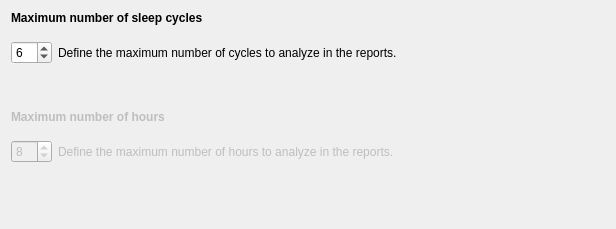
<?xml version="1.0" encoding="UTF-8"?>
<ui version="4.0">
 <class>HoursCyclesStep</class>
 <widget class="QWidget" name="HoursCyclesStep">
  <property name="geometry">
   <rect>
    <x>0</x>
    <y>0</y>
    <width>616</width>
    <height>229</height>
   </rect>
  </property>
  <property name="windowTitle">
   <string/>
  </property>
  <property name="styleSheet">
   <string notr="true">font: 12pt &quot;Roboto&quot;;</string>
  </property>
  <layout class="QVBoxLayout" name="verticalLayout">
   <item>
    <widget class="QLabel" name="label_2">
     <property name="text">
      <string>&lt;html&gt;&lt;head/&gt;&lt;body&gt;&lt;p&gt;&lt;span style=&quot; font-weight:600;&quot;&gt;Maximum number of sleep cycles&lt;/span&gt;&lt;/p&gt;&lt;/body&gt;&lt;/html&gt;</string>
     </property>
    </widget>
   </item>
   <item>
    <spacer name="verticalSpacer_4">
     <property name="orientation">
      <enum>Qt::Vertical</enum>
     </property>
     <property name="sizeType">
      <enum>QSizePolicy::Fixed</enum>
     </property>
     <property name="sizeHint" stdset="0">
      <size>
       <width>20</width>
       <height>10</height>
      </size>
     </property>
    </spacer>
   </item>
   <item>
    <layout class="QHBoxLayout" name="horizontalLayout_2">
     <item>
      <widget class="QSpinBox" name="spinBox_cycles">
       <property name="minimum">
        <number>1</number>
       </property>
       <property name="maximum">
        <number>12</number>
       </property>
       <property name="value">
        <number>6</number>
       </property>
      </widget>
     </item>
     <item>
      <widget class="QLabel" name="label_4">
       <property name="text">
        <string>Define the maximum number of cycles to analyze in the reports.</string>
       </property>
      </widget>
     </item>
     <item>
      <spacer name="horizontalSpacer_2">
       <property name="orientation">
        <enum>Qt::Horizontal</enum>
       </property>
       <property name="sizeHint" stdset="0">
        <size>
         <width>40</width>
         <height>20</height>
        </size>
       </property>
      </spacer>
     </item>
    </layout>
   </item>
   <item>
    <spacer name="verticalSpacer_2">
     <property name="orientation">
      <enum>Qt::Vertical</enum>
     </property>
     <property name="sizeType">
      <enum>QSizePolicy::Minimum</enum>
     </property>
     <property name="sizeHint" stdset="0">
      <size>
       <width>20</width>
       <height>40</height>
      </size>
     </property>
    </spacer>
   </item>
   <item>
    <widget class="QLabel" name="label">
     <property name="enabled">
      <bool>false</bool>
     </property>
     <property name="text">
      <string>&lt;html&gt;&lt;head/&gt;&lt;body&gt;&lt;p&gt;&lt;span style=&quot; font-weight:600;&quot;&gt;Maximum number of hours&lt;/span&gt;&lt;/p&gt;&lt;/body&gt;&lt;/html&gt;</string>
     </property>
    </widget>
   </item>
   <item>
    <spacer name="verticalSpacer_3">
     <property name="orientation">
      <enum>Qt::Vertical</enum>
     </property>
     <property name="sizeType">
      <enum>QSizePolicy::Fixed</enum>
     </property>
     <property name="sizeHint" stdset="0">
      <size>
       <width>20</width>
       <height>10</height>
      </size>
     </property>
    </spacer>
   </item>
   <item>
    <layout class="QHBoxLayout" name="horizontalLayout">
     <item>
      <widget class="QSpinBox" name="spinBox_hours">
       <property name="enabled">
        <bool>false</bool>
       </property>
       <property name="minimum">
        <number>1</number>
       </property>
       <property name="maximum">
        <number>48</number>
       </property>
       <property name="value">
        <number>8</number>
       </property>
      </widget>
     </item>
     <item>
      <widget class="QLabel" name="label_3">
       <property name="enabled">
        <bool>false</bool>
       </property>
       <property name="text">
        <string>Define the maximum number of hours to analyze in the reports.</string>
       </property>
      </widget>
     </item>
     <item>
      <spacer name="horizontalSpacer">
       <property name="orientation">
        <enum>Qt::Horizontal</enum>
       </property>
       <property name="sizeHint" stdset="0">
        <size>
         <width>40</width>
         <height>20</height>
        </size>
       </property>
      </spacer>
     </item>
    </layout>
   </item>
   <item>
    <spacer name="verticalSpacer">
     <property name="orientation">
      <enum>Qt::Vertical</enum>
     </property>
     <property name="sizeHint" stdset="0">
      <size>
       <width>20</width>
       <height>9</height>
      </size>
     </property>
    </spacer>
   </item>
  </layout>
 </widget>
 <resources>
  <include location="../../../../../snooz-toolbox/src/main/python/ui/themes/themes.qrc"/>
 </resources>
 <connections/>
</ui>
